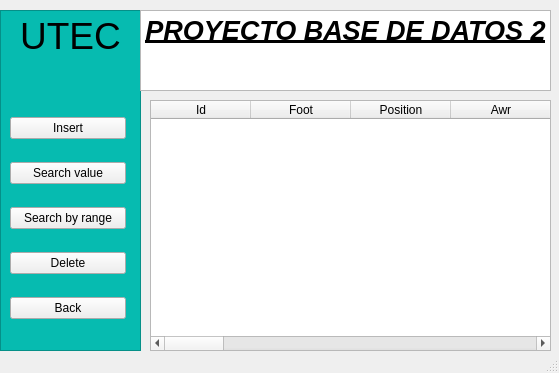
<?xml version="1.0" encoding="UTF-8"?>
<ui version="4.0">
 <class>sequential_fifa</class>
 <widget class="QMainWindow" name="sequential_fifa">
  <property name="geometry">
   <rect>
    <x>0</x>
    <y>0</y>
    <width>559</width>
    <height>373</height>
   </rect>
  </property>
  <property name="windowTitle">
   <string>MainWindow</string>
  </property>
  <widget class="QWidget" name="centralwidget">
   <widget class="QWidget" name="layoutWidget_2">
    <property name="geometry">
     <rect>
      <x>10</x>
      <y>100</y>
      <width>116</width>
      <height>241</height>
     </rect>
    </property>
    <layout class="QGridLayout" name="gridLayout_4">
     <item row="3" column="0">
      <widget class="QPushButton" name="btn_delete">
       <property name="text">
        <string>Delete</string>
       </property>
      </widget>
     </item>
     <item row="1" column="0">
      <widget class="QPushButton" name="btn_search1">
       <property name="text">
        <string>Search value</string>
       </property>
      </widget>
     </item>
     <item row="4" column="0">
      <widget class="QPushButton" name="btn_back">
       <property name="text">
        <string>Back</string>
       </property>
      </widget>
     </item>
     <item row="0" column="0">
      <widget class="QPushButton" name="btn_insert">
       <property name="text">
        <string>Insert</string>
       </property>
      </widget>
     </item>
     <item row="2" column="0">
      <widget class="QPushButton" name="btn_search2">
       <property name="text">
        <string>Search by range</string>
       </property>
      </widget>
     </item>
    </layout>
   </widget>
   <widget class="QTextBrowser" name="titulo">
    <property name="geometry">
     <rect>
      <x>140</x>
      <y>10</y>
      <width>411</width>
      <height>81</height>
     </rect>
    </property>
    <property name="html">
     <string>&lt;!DOCTYPE HTML PUBLIC &quot;-//W3C//DTD HTML 4.0//EN&quot; &quot;http://www.w3.org/TR/REC-html40/strict.dtd&quot;&gt;
&lt;html&gt;&lt;head&gt;&lt;meta name=&quot;qrichtext&quot; content=&quot;1&quot; /&gt;&lt;style type=&quot;text/css&quot;&gt;
p, li { white-space: pre-wrap; }
&lt;/style&gt;&lt;/head&gt;&lt;body style=&quot; font-family:'Ubuntu'; font-size:10pt; font-weight:400; font-style:normal;&quot;&gt;
&lt;p align=&quot;center&quot; style=&quot; margin-top:0px; margin-bottom:0px; margin-left:0px; margin-right:0px; -qt-block-indent:0; text-indent:0px;&quot;&gt;&lt;span style=&quot; font-size:20pt; font-weight:600; font-style:italic; text-decoration: underline;&quot;&gt;PROYECTO BASE DE DATOS 2&lt;/span&gt;&lt;/p&gt;&lt;/body&gt;&lt;/html&gt;</string>
    </property>
   </widget>
   <widget class="QTextBrowser" name="textBrowser">
    <property name="geometry">
     <rect>
      <x>0</x>
      <y>10</y>
      <width>141</width>
      <height>341</height>
     </rect>
    </property>
    <property name="styleSheet">
     <string notr="true">background: rgba(6,187,176,1)</string>
    </property>
    <property name="html">
     <string>&lt;!DOCTYPE HTML PUBLIC &quot;-//W3C//DTD HTML 4.0//EN&quot; &quot;http://www.w3.org/TR/REC-html40/strict.dtd&quot;&gt;
&lt;html&gt;&lt;head&gt;&lt;meta name=&quot;qrichtext&quot; content=&quot;1&quot; /&gt;&lt;style type=&quot;text/css&quot;&gt;
p, li { white-space: pre-wrap; }
&lt;/style&gt;&lt;/head&gt;&lt;body style=&quot; font-family:'Ubuntu'; font-size:10pt; font-weight:400; font-style:normal;&quot;&gt;
&lt;p align=&quot;center&quot; style=&quot; margin-top:0px; margin-bottom:0px; margin-left:0px; margin-right:0px; -qt-block-indent:0; text-indent:0px;&quot;&gt;&lt;span style=&quot; font-size:28pt;&quot;&gt;UTEC&lt;/span&gt;&lt;/p&gt;&lt;/body&gt;&lt;/html&gt;</string>
    </property>
    <property name="overwriteMode">
     <bool>false</bool>
    </property>
   </widget>
   <widget class="QTableWidget" name="table">
    <property name="geometry">
     <rect>
      <x>150</x>
      <y>100</y>
      <width>401</width>
      <height>251</height>
     </rect>
    </property>
    <column>
     <property name="text">
      <string>Id</string>
     </property>
    </column>
    <column>
     <property name="text">
      <string>Foot</string>
     </property>
    </column>
    <column>
     <property name="text">
      <string>Position</string>
     </property>
    </column>
    <column>
     <property name="text">
      <string>Awr</string>
     </property>
    </column>
    <column>
     <property name="text">
      <string>Dwr</string>
     </property>
    </column>
    <column>
     <property name="text">
      <string>Ovr</string>
     </property>
    </column>
    <column>
     <property name="text">
      <string>Pac</string>
     </property>
    </column>
    <column>
     <property name="text">
      <string>Sho</string>
     </property>
    </column>
    <column>
     <property name="text">
      <string>Pas</string>
     </property>
    </column>
    <column>
     <property name="text">
      <string>Dri</string>
     </property>
    </column>
    <column>
     <property name="text">
      <string>Def</string>
     </property>
    </column>
    <column>
     <property name="text">
      <string>Phy</string>
     </property>
    </column>
    <column>
     <property name="text">
      <string>Sm</string>
     </property>
    </column>
    <column>
     <property name="text">
      <string>Div</string>
     </property>
    </column>
    <column>
     <property name="text">
      <string>Pos</string>
     </property>
    </column>
    <column>
     <property name="text">
      <string>Han</string>
     </property>
    </column>
    <column>
     <property name="text">
      <string>Ref</string>
     </property>
    </column>
    <column>
     <property name="text">
      <string>Kic</string>
     </property>
    </column>
    <column>
     <property name="text">
      <string>Spd</string>
     </property>
    </column>
   </widget>
   <zorder>textBrowser</zorder>
   <zorder>layoutWidget_2</zorder>
   <zorder>titulo</zorder>
   <zorder>table</zorder>
  </widget>
  <widget class="QStatusBar" name="statusbar"/>
 </widget>
 <resources/>
 <connections/>
</ui>
